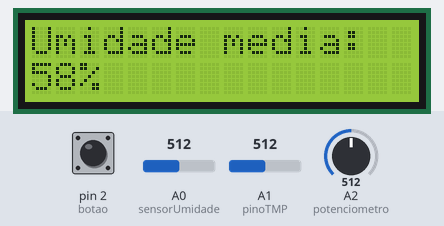
The sketch below on a simulated Arduino Nano, built with avr-gcc and run on an emulated ATmega328P. On the bench: 16×2 character LCD. The inputs (shaded band) are chosen by the test bench; at power-on: A0 (sensorUmidade) = 512, pin 2 (botao) LOW, A2 (potenciometro) = 512, A1 (pinoTMP) = 512. What the sketch prints to the serial monitor is not drawn.

Above: at 1.6 s.
1.7 s: A0 (sensorUmidade) set to 407
At 3.2 s:
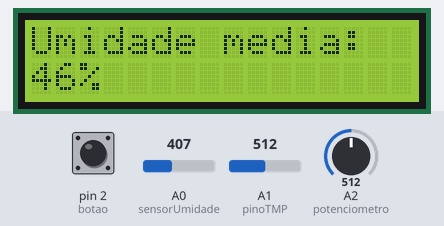
3.5 s: A0 (sensorUmidade) set to 382
At 4.8 s:
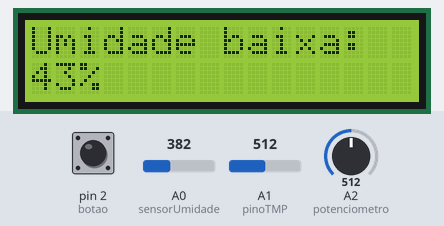
5.5 s: pin 2 (botao) pulled HIGH for 1 s
At 7.3 s:
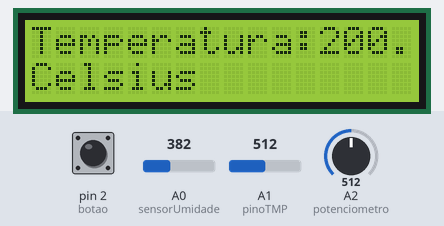
8.0 s: pin 2 (botao) pulled HIGH for 0.15 s
At 9.1 s:
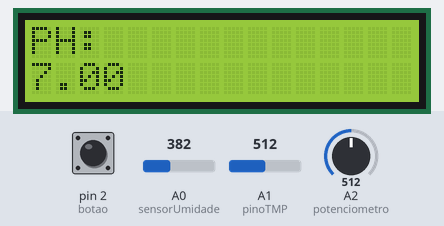
9.6 s: A2 (potenciometro) set to 390
At 10.7 s:
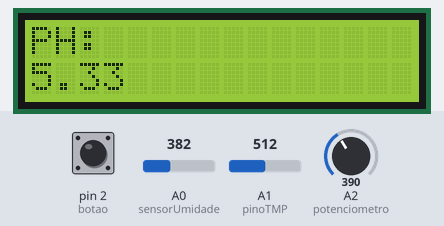
11.5 s: A2 (potenciometro) set to 409
At 13.5 s:
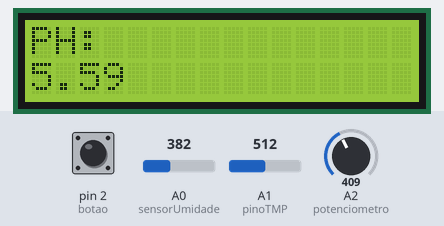
Timing chart, 0 to 14.5 s (numbered marks = the images above; inputs shaded):
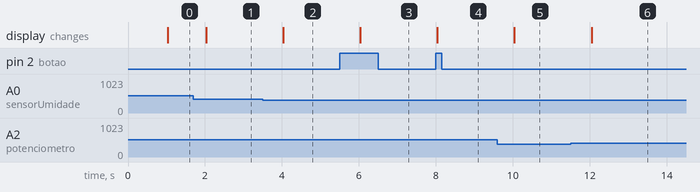

Measured:
- the behaviour switches between 400 and 399 on A0 (sensorUmidade) (found by bisection; images 1 and 2)
- after the input at 1.7 s, the display: changes after 0.34 s (image 1)
- after the input at 3.5 s, the display: changes after 0.54 s (image 2)
- after the input at 5.5 s, the display: changes after 0.53 s (image 3)
- after the input at 8.0 s, the display: changes at once (image 4)
- after the input at 9.6 s, the display: changes after 0.44 s (image 5)
- after the input at 11.5 s, the display: changes after 0.54 s (image 6)

The sketch:

Solo.ino
```cpp
#include <Adafruit_LiquidCrystal.h>


Adafruit_LiquidCrystal lcd(0);

#define sensorUmidade A0 // Sensor de umidade de solo do módulo
unsigned long tempoAnterior = 0; // Variável utilizada para guardar o tempo anterior
unsigned long intervalo = 1000; // Intervalo de tempo em MS para cada leituraa
int pinoTMP = A1; // sensor temperatura
int estado = LOW; // botao
int anterior = 0; // botao
float AnalogIn=0;  // Variável global de armazenamento do sinal do conversor A/D
float TensaoA0=0;  // Variável global de armazenamento da tensão do conversor A/D
float valPh=0; // PH
int valor_botao = 0;

void setup() {
  pinMode(2, INPUT); //botao
  pinMode(A2, INPUT); //potenciometro
  lcd.begin(16,2);
  Serial.begin(9600); // Inicialização da comunicação serial
}
void loop() {

  //ph
  AnalogIn = analogRead(A2);           // Armazena o valor obtido pelo conversor A/D na variável "AnalogIn"
  TensaoA0 = (AnalogIn * 5)/1024;      // Calcula a tensão condizente ao valor do conversor A/D e armazena na variável "TensaoA0"
  valPh = TensaoA0 * 2.8;

  //umidade
  unsigned long tempoAtual = millis(); // Realizamos a leitura atual do tempo em que o nosso Arduino Nano está ligado
  if (tempoAtual-tempoAnterior > intervalo){ // Pequena lógica para realizar leituras temporizadas sem parar o microcontrolador
      tempoAnterior =tempoAtual; // Guardamos o tempo anterior como o ultimo intervalo de tempo lido
      int leitura = analogRead(sensorUmidade);

    //temperatura
    int valorSensor = analogRead(pinoTMP);
     float voltagem = (valorSensor * 5.0) / 1024;
  float milliVolt = voltagem * 1000;
  float tmpCel = (milliVolt - 500) / 10;

    //botao
     valor_botao = digitalRead(2);

     Serial.println(leitura);
    Serial.println(tmpCel);// Leitura dos dados analógicos vindos do sensor de umidade de solo


    //os IFS E ELSES servem para rodar o display lcd com o botao
    if(valor_botao == 1 && anterior == LOW){
  estado++;

     if(estado > 2){
     estado = 0;
     }
  }
    if (estado == 0 && leitura >= 700){
        lcd.setCursor(0, 0);
        lcd.print("Umidade alta: ");
        lcd.setCursor(0, 1);
        lcd.print("                ");
        lcd.setCursor(0, 1);
        lcd.print(map(leitura, 0, 876, 0, 100)); //umidade alta
        lcd.print("%");
        delay(10);
        delay(50);
      }else{
        if ( estado == 0 && leitura >= 400 && leitura <= 699){
         lcd.setCursor(0, 0);
         lcd.print("Umidade media: ");
         lcd.setCursor(0, 1);
         lcd.print("                ");
         lcd.setCursor(0, 1);
         lcd.print(map(leitura, 0, 876, 0, 100)); //umidade media
         lcd.print("%");
         delay(10);
         delay(50);
        }
        else{
          if (estado == 0 && leitura <= 399 && leitura>=0){
            lcd.setCursor(0, 0);
            lcd.print("Umidade baixa: ");
            lcd.setCursor(0, 1);
            lcd.print("                ");
            lcd.setCursor(0, 1);
            lcd.print(map(leitura, 0, 876, 0, 100)); //umidade baixa
            lcd.print("%");
            delay(10);
            delay(50);
          }
          else{
          if (estado == 1){
            lcd.setCursor(0, 0);
            lcd.print("Temperatura:");
            lcd.print(tmpCel); ;// valor temperatura
            lcd.setCursor(0, 1);
            lcd.print("Celsius");
            delay(10);
            delay(50);
          }
            else{
          if (estado == 2){
            lcd.clear();
            lcd.setCursor(0,0);
            lcd.print("                    ");
            lcd.setCursor(0,0);                  // Posiciona o cursor do LCD
            lcd.print("PH:");

            lcd.setCursor(0,1);                  // Posiciona o cursor do LCD
            lcd.print(valPh);  // Exibe o valor calculado pela variável "valPh"
            delay(10);
            delay(50);
          }
            anterior = valor_botao;
           delay(50);
        }
      }
  }
 }
}
}
```
